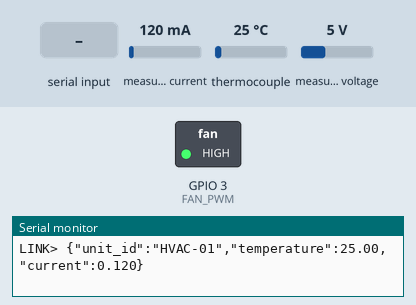
This sketch was run on a simulated ESP32. Shown: switched loads named in the sketch (green lamp = pin HIGH), the last lines printed to the serial monitor. Inputs (shaded band) come from the test bench; at power-on: measured current 120 mA, thermocouple 25 °C, measured voltage 5 V.

Above: at 2.7 s.
2.8 s: "90,45\n" received over Serial
At 3.9 s:
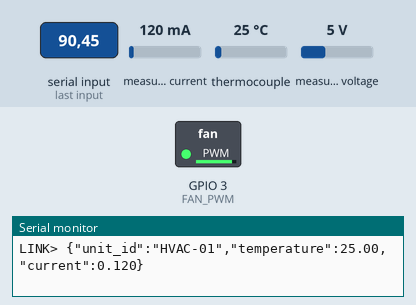
4.3 s: "30,150\n" received over Serial
At 5.3 s:
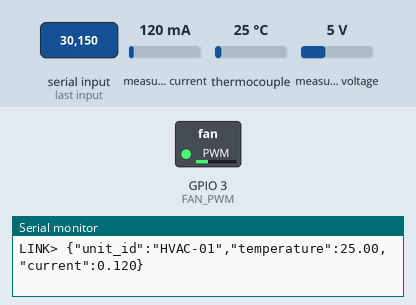
6.0 s: "90\n" received over Serial
At 6.6 s:
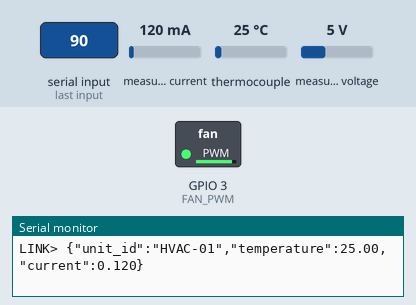
Timing chart, 0 to 9.0 s (numbered marks = the images above; inputs shaded):
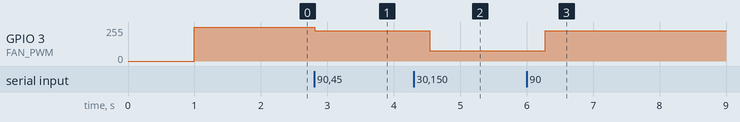

The sketch:

HVAC01.ino
```cpp
#include <Wire.h>
#include <Adafruit_INA219.h>
#include <max6675.h>

// --- I2C (INA219) ---
#define I2C_SDA 8
#define I2C_SCL 9

// --- SPI por software (MAX6675) ---
#define TC_SCK 4
#define TC_SO  5
#define TC_CS  7

// --- PWM del ventilador ---
#define FAN_PWM   3        // GPIO al gate (vía 100 ohm)
#define PWM_CH    0        // canal LEDC (solo se usa en core 2.x)
#define PWM_FREQ  25000    // 25 kHz: fuera del rango audible
#define PWM_RES   8        // 8 bits: duty de 0 a 255

// --- Promediado del INA219 ---
#define N_MUESTRAS 16      // lecturas a promediar por ciclo

#define UNIT_ID "HVAC-01"

// --- UART1: link de datos al SentinelBox (SOLO se agregan estos 2 pines) ---
//   HVAC-01 TX (GPIO21) -> SentinelBox RX (GPIO26)
//   HVAC-01 RX (GPIO20) -> SentinelBox TX (GPIO27)
//   GND -> GND. Baud: 115200.
#define LINK_RX 20
#define LINK_TX 21
HardwareSerial LinkSerial(1);

Adafruit_INA219 ina1(0x40);
MAX6675 termopar(TC_SCK, TC_CS, TC_SO);  // orden: SCK, CS, SO

int velocidad_pct = 100;   // velocidad inicial (%)

// Escribe el duty según la versión del core ESP32
void setFan(int pct) {
  pct = constrain(pct, 0, 100);
  int duty = map(pct, 0, 100, 0, (1 << PWM_RES) - 1);
#if ESP_ARDUINO_VERSION_MAJOR >= 3
  ledcWrite(FAN_PWM, duty);   // core 3.x: se escribe por pin
#else
  ledcWrite(PWM_CH, duty);    // core 2.x: se escribe por canal
#endif
}

// Línea JSON al SentinelBox: SOLO ID + temperatura + corriente
void sendLine(float tempC, float currentA) {
  String json = "{\"unit_id\":\"" + String(UNIT_ID) + "\",";
  if (isnan(tempC)) json += "\"temperature\":null,";
  else json += "\"temperature\":" + String(tempC, 2) + ",";
  json += "\"current\":" + String(currentA, 3);
  json += "}";
  LinkSerial.println(json);
  Serial.print("LINK> "); // eco a USB: lo que sale por UART1
  Serial.println(json);
}

// HELLO con el ID al arrancar (el SentinelBox registra la unidad)
void sendHello() {
  String json = "{\"hello\":\"" + String(UNIT_ID) + "\",";
  json += "\"chip\":\"" + String(ESP.getChipModel()) + "\",";
  json += "\"ram_kb\":" + String(ESP.getHeapSize() / 1024.0, 1) + ",";
  json += "\"flash_kb\":" + String(ESP.getFlashChipSize() / 1024.0, 1);
  json += "}";
  LinkSerial.println(json);
  Serial.print("LINK> ");
  Serial.println(json);
}

void setup() {
  Serial.begin(115200);
  delay(1000);  // tiempo para que el USB CDC enumere

  LinkSerial.begin(115200, SERIAL_8N1, LINK_RX, LINK_TX);

  // Configurar PWM (sintaxis distinta según versión del core)
#if ESP_ARDUINO_VERSION_MAJOR >= 3
  ledcAttach(FAN_PWM, PWM_FREQ, PWM_RES);
#else
  ledcSetup(PWM_CH, PWM_FREQ, PWM_RES);
  ledcAttachPin(FAN_PWM, PWM_CH);
#endif
  setFan(velocidad_pct);

  Wire.begin(I2C_SDA, I2C_SCL);  // iniciar I2C ANTES que el INA219

  if (!ina1.begin()) {
    Serial.println("Error: no se encontró el INA219 en 0x40");
    while (1) { delay(10); }
  }

  // Mejor resolución si el ventilador consume < 400 mA.
  // Si consume más, comenta esta línea (queda la calibración 32V/2A).
  ina1.setCalibration_16V_400mA();

  delay(500);  // primera conversión del MAX6675

  Serial.println("Aire 1 listo: INA219 + MAX6675 + PWM");
  Serial.println("Escribe 0-100 y Enter para cambiar la velocidad (%)");
  sendHello(); // presentarse al SentinelBox
}

void loop() {
  // --- Leer velocidad desde el Monitor Serie ---
  if (Serial.available()) {
    String entrada = Serial.readStringUntil('\n');
    entrada.trim();
    if (entrada.length() > 0) {
      velocidad_pct = constrain(entrada.toInt(), 0, 100);
      setFan(velocidad_pct);
      Serial.print(">> Velocidad fijada en ");
      Serial.print(velocidad_pct);
      Serial.println(" %");
    }
  }

  // --- Promediar lecturas del INA219 (corriente pulsada por el PWM) ---
  float suma_shunt = 0, suma_bus = 0, suma_I = 0, suma_P = 0;
  for (int i = 0; i < N_MUESTRAS; i++) {
    suma_shunt += ina1.getShuntVoltage_mV();
    suma_bus   += ina1.getBusVoltage_V();
    suma_I     += ina1.getCurrent_mA();
    suma_P     += ina1.getPower_mW();
    delay(2);  // > 532 us: tiempo de conversión del INA219 a 12 bits
  }
  float shunt_mV   = suma_shunt / N_MUESTRAS;
  float bus_V      = suma_bus   / N_MUESTRAS;   // ahora ~ voltaje de la fuente
  float current_mA = suma_I     / N_MUESTRAS;   // corriente promedio del ventilador
  float power_mW   = suma_P     / N_MUESTRAS;   // potencia promedio

  // --- Temperatura ---
  float temp_C = termopar.readCelsius();        // NaN si el termopar está desconectado

  Serial.print("PWM: ");        Serial.print(velocidad_pct);    Serial.print(" % | ");
  Serial.print("Fuente: ");     Serial.print(bus_V, 3);         Serial.print(" V | ");
  Serial.print("Corriente: ");  Serial.print(current_mA, 1);    Serial.print(" mA | ");
  Serial.print("Potencia: ");   Serial.print(power_mW, 1);      Serial.print(" mW | ");

  Serial.print("Temp: ");
  if (isnan(temp_C)) {
    Serial.println("termopar desconectado");
  } else {
    Serial.print(temp_C, 2);
    Serial.println(" C");
  }

  // --- Línea de datos al SentinelBox ---
  float currentA = current_mA / 1000.0;
  if (currentA < 0) currentA = 0; // ruido del ADC
  sendLine(temp_C, currentA);

  delay(270);  // ~300 ms por ciclo en total (>= 250 ms para el MAX6675)
}
```

Measured:
- after the input at 2.8 s, GPIO 3 (FAN_PWM): 255/255 → 228/255 at once
- after the input at 4.3 s, GPIO 3 (FAN_PWM): 228/255 → 76/255 after 0.24 s
- after the input at 6.0 s, GPIO 3 (FAN_PWM): 76/255 → 228/255 after 0.28 s
